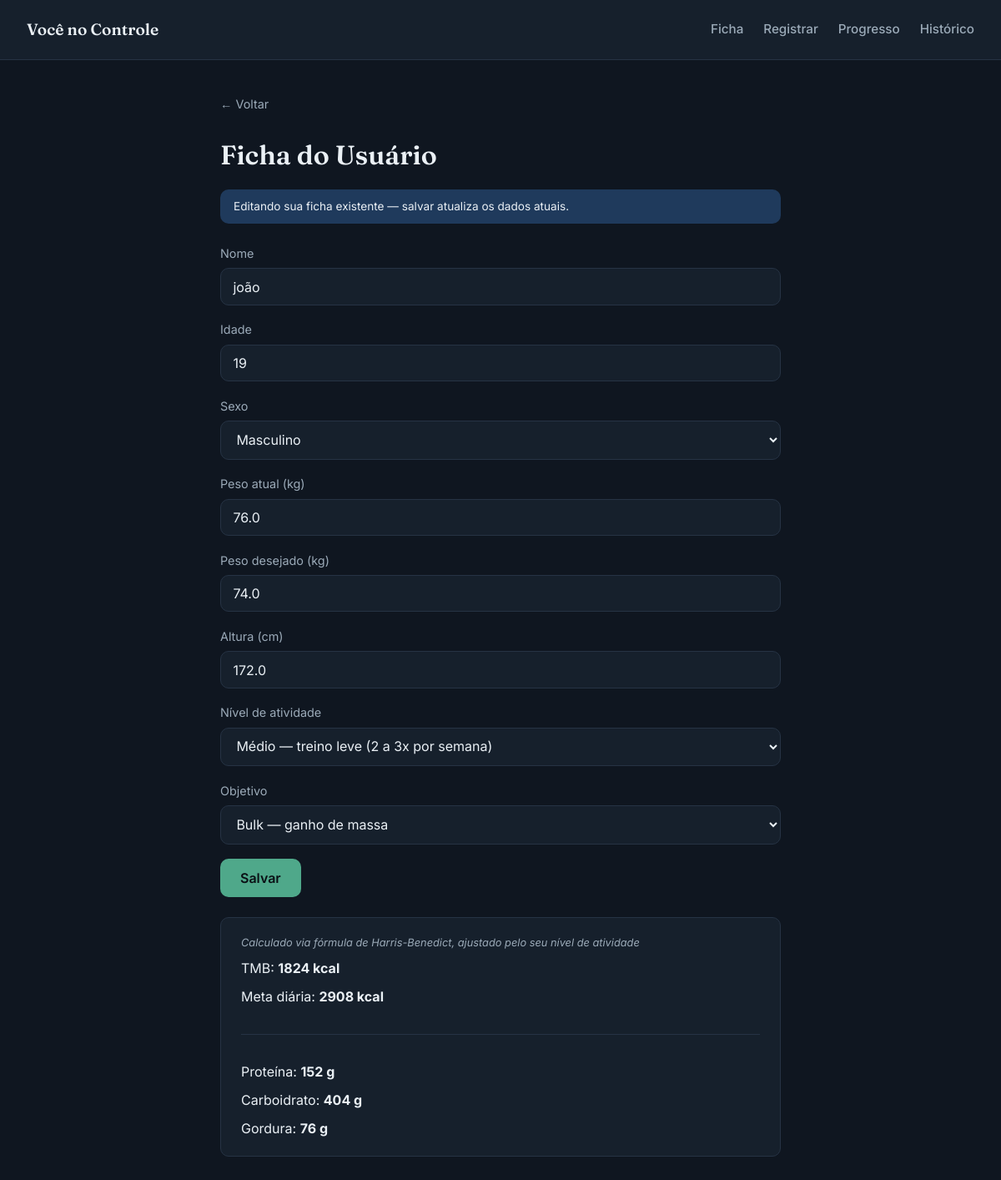
/ficha, run on the app's committed database.
### tables this page shows
CREATE TABLE usuario (
    id INTEGER PRIMARY KEY AUTOINCREMENT,
    nome TEXT NOT NULL,
    idade INTEGER NOT NULL,
    sexo TEXT NOT NULL CHECK(sexo IN ('M','F')),
    peso_atual REAL NOT NULL,
    peso_desejado REAL NOT NULL,
    altura REAL NOT NULL,
    nivel_atividade INTEGER NOT NULL CHECK(nivel_atividade BETWEEN 1 AND 4),
    objetivo INTEGER NOT NULL CHECK(objetivo IN (1,2,3)),
    tmb REAL,
    meta_calorica REAL,
    criado_em TEXT DEFAULT CURRENT_TIMESTAMP
, meta_proteina REAL, meta_carbo REAL, meta_gordura REAL);

### app.py (the view, shortened to what this page needs)
@app.route("/ficha", methods=["GET", "POST"])
def ficha():
    usuario = buscar_usuario()
    return render_template("ficha.html", usuario=usuario)

### database.py (called while the page is built)
def conectar():
    conn = sqlite3.connect(DB)
    conn.row_factory = sqlite3.Row
    return conn

def buscar_usuario():
    conn = conectar()
    usuario = conn.execute("SELECT * FROM usuario LIMIT 1").fetchone()
    conn.close()
    return usuario

### templates/ficha.html (shortened to what this page needs)
{% extends "base.html" %}
{% block conteudo %}
    <h1>Ficha do Usuário</h1>
    {% if usuario %}
        <p class="aviso-edicao">Editando sua ficha existente — salvar atualiza os dados atuais.</p>
    {% endif %}
    <form method="POST" class="formulario">
        <label>Nome
            <input type="text" name="nome" value="{{ usuario['nome'] if usuario else '' }}" required>
        </label>
        <label>Idade
            <input type="number" name="idade" value="{{ usuario['idade'] if usuario else '' }}" required>
        </label>
        <label>Sexo
            <select name="sexo" required>
                <option value="M" {{ "selected" if usuario and usuario['sexo'] == 'M' else "" }}>Masculino</option>
            </select>
        </label>
        <label>Peso atual (kg)
            <input type="number" step="0.1" name="peso_atual" value="{{ usuario['peso_atual'] if usuario else '' }}" required>
        </label>
        <label>Peso desejado (kg)
            <input type="number" step="0.1" name="peso_desejado" value="{{ usuario['peso_desejado'] if usuario else '' }}" required>
        </label>
        <label>Altura (cm)
            <input type="number" step="0.1" name="altura" value="{{ usuario['altura'] if usuario else '' }}" required>
        </label>
        <label>Nível de atividade
            <select name="nivel_atividade" required>
                <option value="2" {{ "selected" if usuario and usuario['nivel_atividade'] == 2 else "" }}>Médio — treino leve (2 a 3x por semana)</option>
            </select>
        </label>
        <label>Objetivo
            <select name="objetivo" required>
                <option value="2" {{ "selected" if usuario and usuario['objetivo'] == 2 else "" }}>Bulk — ganho de massa</option>
            </select>
        </label>
        <button type="submit" class="botao">Salvar</button>
    </form>
    {% if usuario %}
        <div class="cartao-resultado">
            <p class="fonte-formula">Calculado via fórmula de Harris-Benedict, ajustado pelo seu nível de atividade</p>
            <p>TMB: <strong>{{ "%.0f"|format(usuario['tmb']) }} kcal</strong></p>
            <p>Meta diária: <strong>{{ "%.0f"|format(usuario['meta_calorica']) }} kcal</strong></p>
            <hr>
            <p>Proteína: <strong>{{ "%.0f"|format(usuario['meta_proteina']) }} g</strong></p>
            <p>Carboidrato: <strong>{{ "%.0f"|format(usuario['meta_carbo']) }} g</strong></p>
            <p>Gordura: <strong>{{ "%.0f"|format(usuario['meta_gordura']) }} g</strong></p>
        </div>
    {% endif %}
{% endblock %}

### static/css/style.css (style rules this page uses)
:root { --cor-fundo: #0F1620; --cor-superficie: #16202C; --cor-marca: #1F3A5C; --cor-acento: #4FA88A; --cor-acento-escuro: #3D8A70; --cor-texto: #EAF0F5; --cor-texto-secundario: #9BAAB8; --cor-alerta: #D9695F; --cor-borda: #263344; --fonte-titulo: 'Fraunces', serif; --fonte-corpo: 'Inter', sans-serif; --raio: 10px; --transicao: 150ms ease; }
* { margin: 0; padding: 0; box-sizing: border-box; }
body { background-color: var(--cor-fundo); color: var(--cor-texto); font-family: var(--fonte-corpo); line-height: 1.6; min-height: 100vh; }
h1, h2, h3 { font-family: var(--fonte-titulo); font-weight: 600; color: var(--cor-texto); margin-bottom: 1rem; }
h1 { font-size: 2rem; }
.formulario { display: flex; flex-direction: column; gap: 1.1rem; margin-top: 1.5rem; }
.formulario label { display: flex; flex-direction: column; gap: 0.4rem; font-size: 0.9rem; color: var(--cor-texto-secundario); }
.formulario input, .formulario select { background-color: var(--cor-superficie); border: 1px solid var(--cor-borda); border-radius: var(--raio); padding: 0.7rem 0.9rem; color: var(--cor-texto); font-family: var(--fonte-corpo); font-size: 1rem; transition: border-color var(--transicao); }
.botao { background-color: var(--cor-acento); color: #0A0F14; border: none; border-radius: var(--raio); padding: 0.8rem 1.5rem; font-family: var(--fonte-corpo); font-weight: 600; font-size: 1rem; cursor: pointer; transition: transform var(--transicao), background-color var(--transicao); align-self: flex-start; }
.cartao-resultado { background-color: var(--cor-superficie); border: 1px solid var(--cor-borda); border-radius: var(--raio); padding: 1.25rem 1.5rem; margin-top: 1.5rem; }
.cartao-resultado p { margin-bottom: 0.5rem; }
.cartao-resultado p:last-child { margin-bottom: 0; }
hr { border: none; border-top: 1px solid var(--cor-borda); margin: 2rem 0; }
.aviso-edicao { background-color: var(--cor-marca); color: var(--cor-texto); font-size: 0.85rem; padding: 0.6rem 1rem; border-radius: var(--raio); margin-bottom: 1rem; }
.fonte-formula { font-size: 0.8rem; color: var(--cor-texto-secundario); font-style: italic; margin-bottom: 0.8rem; }

### data on the page
usuario: nome "joão", idade "19", peso_atual "76.0", peso_desejado "74.0", altura "172.0", tmb "1824", meta_calorica "2908", meta_proteina "152", meta_carbo "404", meta_gordura "76"
